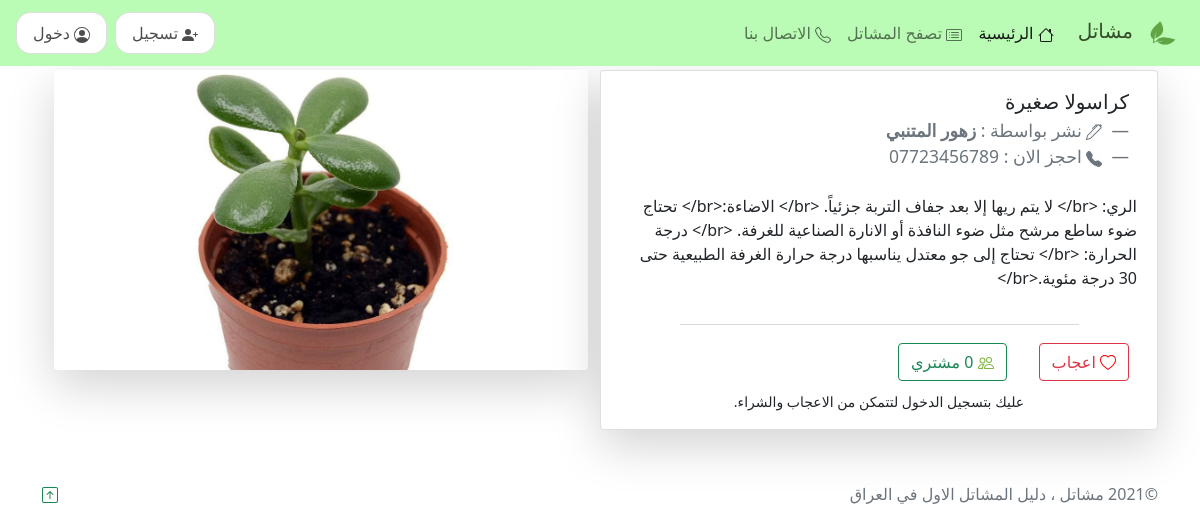
/element?plants_id=2, run on the app's committed database.
### tables this page shows
CREATE TABLE "plants" (
	"id"	INTEGER NOT NULL UNIQUE,
	"nursery_id"	INTEGER,
	"name"	TEXT NOT NULL,
	"des"	TEXT,
	"img_path1"	TEXT,
	"img_path2"	TEXT,
	"img_path3"	TEXT,
	"price"	TEXT NOT NULL,
	PRIMARY KEY("id"),
	FOREIGN KEY("nursery_id") REFERENCES "nursery"("id")
);

CREATE TABLE "nursery" (
	"id"	INTEGER NOT NULL UNIQUE,
	"name"	TEXT NOT NULL UNIQUE,
	"des"	TEXT,
	"img_path1"	TEXT,
	"img_path2"	TEXT,
	"img_path3"	TEXT,
	"phone"	TEXT NOT NULL,
	"path"	TEXT,
	PRIMARY KEY("id")
);

### app.py (the view)
@app.route("/element",methods = ['GET'])
def element():
   plants_id = request.args.get("plants_id")
   plants = db.execute('select * from plants where id=?',plants_id )
   nursery = db.execute('select * from nursery where id=?',plants[0]['nursery_id'])
   return render_template('element.html',plants = plants[0],nursery = nursery[0])

### templates/element.html (shortened to what this page needs)
{% include 'header.html'%}
<section class="py-1 text-center container">
    <div class="row ">
      <div class="row gutter-0 col-lg-12 col-md-12 col-sm-12 mx-auto">
            <div class="col-lg-6 col-md-6 col-sm-12 card  shadow-lg" >
                <div class="col-lg-12 col-md-12 col-sm-12 p-2 m-2">
                    <blockquote class="blockquote mb-0 " style="text-align: right;">
                        <p>{{plants.name}}</p>
                        <footer class="blockquote-footer text-muted">
                              نشر بواسطة :
                              <b>
                                  {{nursery.name}}
                                </b>
                        </footer>
                        <footer class="blockquote-footer text-muted">
                                    احجز الان :
                              {{nursery.phone}}
                        </footer>
                      </blockquote>
                </div>
              <div class="col p-2 text-start">
                <p>
                    {{plants.des}}
                </p>
             </div>
             <div style="width: 75%;margin: 10px auto;" class="dropdown-divider"></div>
                <div class="col-lg-12 col-md-12 col-sm-12 p-0 m-0">
                    <ul class="list-group list-group-horizontal text-dark">
                        <li class="list-group-item" style="border: 0;">
                                <button  class="btn btn-outline-danger">
                                    {{like}} اعجاب
                                </button>
                        </li>
                        <li class="list-group-item" style="border: 0;">
                            <button class="btn btn-outline-success">
                            0 مشتري
                            </button>
                        </li>
                    </ul>
                    {% if 'user_id' not in session %}
                    <p>
                        <small>
                            عليك بتسجيل الدخول لتتمكن من الاعجاب والشراء.
                        </small>
                    </p>
                    {% endif %}
                </div>
    </div>
    <div class=" col-lg-6 col-md-6 col-sm-12 ">
        <div class="rounded shadow-lg"  style="width: 100%;height: 300px;background: url({{url_for('static',filename=plants.img_path1)}});background-size:cover;background-position:center">
</div>
</div>
            </div>
          </div>
</section>
{% include 'footer.html'%}

### static/css/header.css (style rules this page uses)
:root { --var-default-color : #429a46; }

### data on the page
plants: name "كراسولا صغيرة", des "الري: <br/> لا يتم ريها إلا بعد جفاف التربة جزئياً. <br/> الاضاءة:<br/> تحتاج ضوء ساطع مرشح مثل ضوء النافذة أو الانارة الصناعية للغرفة. <br/> درجة الحرارة: <br/> تحتاج إلى جو معتدل يناسبها درجة حرارة الغرفة الطبيعية حتى 30 درجة مئوية.<br/>", img_path1 (picture)
nursery: name "زهور المتنبي", phone "07723456789"
